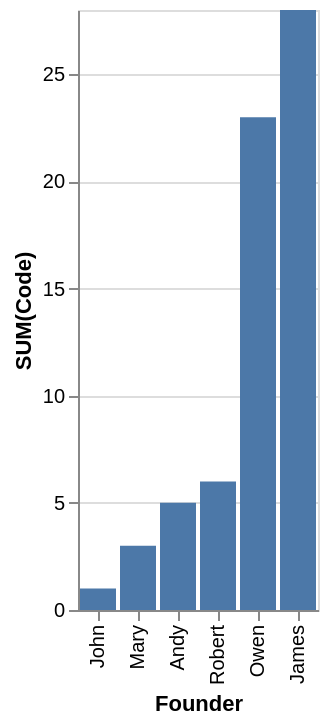

Vega-Lite specification stored for this chart:
### Vega-Lite specification from a JSON file in a GitHub repository (floating-point values rounded to 4 significant figures)
{"data": {"values": [{"x_data": "John", "y_data": 1}, {"x_data": "Mary", "y_data": 3}, {"x_data": "Andy", "y_data": 5}, {"x_data": "Robert", "y_data": 6}, {"x_data": "Owen", "y_data": 23}, {"x_data": "James", "y_data": 28}]}, "mark": "bar", "encoding": {"x": {"field": "x_data", "type": "nominal", "title": "Founder", "sort": {"op": "sum", "field": "y_data", "order": "ascending"}}, "y": {"field": "y_data", "type": "quantitative", "title": "SUM(Code)"}}}
